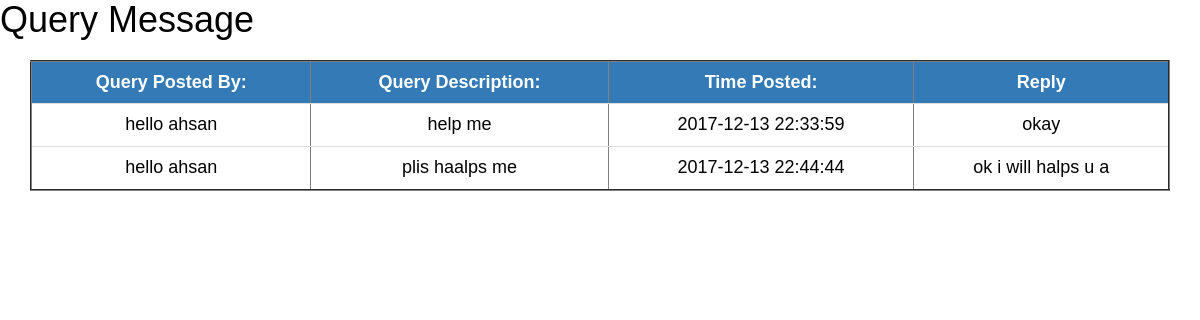
/query_admin_repl.php (signed in), run on the app's committed database.
### tables this page shows
CREATE TABLE `queries` (
  `qId` int(11) NOT NULL,
  `uId` int(11) NOT NULL,
  `uName` varchar(255) NOT NULL,
  `query` varchar(255) NOT NULL,
  `replied` int(11) NOT NULL,
  `qdate` timestamp NOT NULL DEFAULT CURRENT_TIMESTAMP
);

CREATE TABLE `inbox` (
  `iId` int(11) NOT NULL,
  `qId` int(11) NOT NULL,
  `uId` int(11) NOT NULL,
  `message` varchar(255) NOT NULL,
  `qdate` timestamp NOT NULL DEFAULT CURRENT_TIMESTAMP
);

### query_admin_repl.php (the view, shortened to what this page needs)
<?php include("connection.php");
 @include("session_admin.php"); ?>
<!DOCTYPE HTML>
<html>
<head>
	<link href="fonts/mainfont.css" rel="stylesheet">
	<link rel="stylesheet" href="css/animate.css">
	<link rel="stylesheet" href="css/icomoon.css">
	<link rel="stylesheet" href="css/themify-icons.css">
	<link rel="stylesheet" href="css/bootstrap.css">
	<link rel="stylesheet" href="css/magnific-popup.css">
	<link rel="stylesheet" href="css/owl.carousel.min.css">
	<link rel="stylesheet" href="css/owl.theme.default.min.css">
	<link rel="stylesheet" href="css/style.css">
</head>
<body>
	<h1>Query Message</h1>
		<div class="container">
							<div class="form-group row">
								<div class="container">
									<table  class="table" border="2">
<tr>
											<th class='bg-primary text-center' >Query Posted By:</th>
											<th class='bg-primary text-center'>Query Description:</th>
											<th class='bg-primary text-center'>Time Posted:</th>
											<th class='bg-primary text-center'>Reply</th>
											</tr>
										<?php
										$result=mysqli_query($con,"select * from queries WHERE replied=1 ORDER BY qdate ASC");
										while($row=$data = mysqli_fetch_assoc($result)){
											echo "
											<tr>
											<td class='text-center'> ".$row['uName']."</td>
											<td class='text-center'> ".$row['query']."</td>
											<td class='text-center'> ".$row['qdate']."</td>";
												$ourqid=$row['qId'];
										$result2=mysqli_query($con,"select message from inbox WHERE qId='$ourqid'");
										while($row2=$data2 = mysqli_fetch_assoc($result2)){
											echo "<td class='text-center'> ".$row2['message']."</td>";
										}
											echo "</tr>";
										}
										?>
									</table>
								</div>
							</div>
	</body>
	</html>

### css/style.css (style rules this page uses)
body { font-family: "Raleway", Arial, sans-serif; font-weight: 400; font-size: 18px; line-height: 1.7; color: black; background: #fff; }
h1, h2, h3, h4, h5, h6, figure { color: #000; font-family: "Raleway", Arial, sans-serif; font-weight: 400; margin: 0 0 20px 0; }

### data on the page
queries: uName "hello ahsan", query "help me", qdate "2017-12-13 22:33:59"
inbox: message "okay"
queries: uName "hello ahsan", query "plis haalps me", qdate "2017-12-13 22:44:44"
inbox: message "ok i will halps u a"
